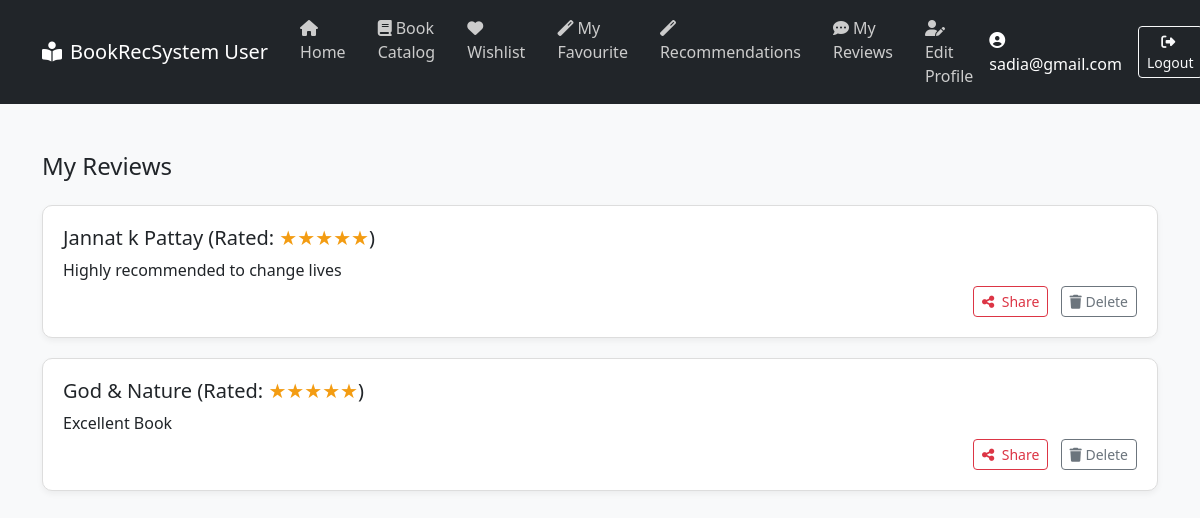
The page /user/my-reviews.php (signed in) on the database its author committed.
### tables this page shows
CREATE TABLE `tblreviews` (
  `id` int(11) NOT NULL,
  `user_id` int(11) NOT NULL,
  `book_id` int(11) NOT NULL,
  `rating` int(11) NOT NULL,
  `comment` text DEFAULT NULL,
  `created_at` timestamp NOT NULL DEFAULT current_timestamp(),
  `updated_at` timestamp NULL DEFAULT NULL
);

CREATE TABLE `tblbooks` (
  `id` int(11) NOT NULL,
  `title` varchar(255) NOT NULL,
  `author` varchar(255) NOT NULL,
  `genre` varchar(100) NOT NULL,
  `publication_year` int(11) DEFAULT NULL,
  `isbn` varchar(50) DEFAULT NULL,
  `description` text DEFAULT NULL,
  `cover_image` varchar(255) DEFAULT NULL,
  `created_at` timestamp NOT NULL DEFAULT current_timestamp()
);

### user/my-reviews.php (the view, shortened to what this page needs)
<?php
include '../dbconnection.php';
$user_id = $_SESSION['user_id'];
$sql = "SELECT r.*, b.title FROM tblreviews r
        JOIN tblbooks b ON r.book_id = b.id
        WHERE r.user_id = $user_id ORDER BY r.created_at DESC";
$reviews = mysqli_query($conn, $sql);
?>
<!DOCTYPE html>
<html lang="en">
<head>
  <link href="https://cdn.jsdelivr.net/npm/bootstrap@5.3.0/dist/css/bootstrap.min.css" rel="stylesheet">
  <link href="https://cdnjs.cloudflare.com/ajax/libs/font-awesome/6.4.0/css/all.min.css" rel="stylesheet">
</head>
<body>
<?php include 'user-header.php'; ?>
<br><br>
<div class="container">
  <h4 class="mb-4">My Reviews</h4>
  <?php if (mysqli_num_rows($reviews) > 0): ?>
    <?php while ($r = mysqli_fetch_assoc($reviews)): ?>
      <div class="review-card">
        <h5><?php echo htmlspecialchars($r['title']); ?> (Rated: <span class="rating"><?php echo str_repeat('★', $r['rating']); ?></span>)</h5>
        <p class="mb-1"><?php echo nl2br(htmlspecialchars($r['comment'])); ?></p>
        <div class="text-end">
          <a href="share.php?review_id=<?php echo $r['id']; ?>" class="btn btn-sm btn-outline-danger me-2">
            <i class="fas fa-share-alt me-1"></i> Share
          </a>
          <a href="?delete_id=<?php echo $r['id']; ?>" class="btn btn-sm btn-outline-secondary" onclick="return confirm('Delete this review?');">
            <i class="fas fa-trash"></i> Delete
          </a>
        </div>
      </div>
    <?php endwhile; ?>
  <?php else: ?>
    <div class="alert alert-info">You have not posted any reviews yet.</div>
  <?php endif; ?>
</div>
</body>
</html>

### user/my-reviews.php (style rules this page uses)
body { background: #f8f9fa; font-family: 'Segoe UI', sans-serif; }
.review-card { background: white; border: 1px solid #ddd; border-radius: 10px; padding: 20px; margin-bottom: 20px; box-shadow: 0 3px 6px rgba(0,0,0,0.05); }
.rating { color: #f39c12; }

### rows shown on the page
tblreviews: book.title "Jannat k Pattay", rating "★★★★★", comment "Highly recommended to change lives"
tblreviews: book.title "God & Nature", rating "★★★★★", comment "Excellent Book"

### other values the page prints
$_SESSION['user_email'] "sadia@gmail.com"
